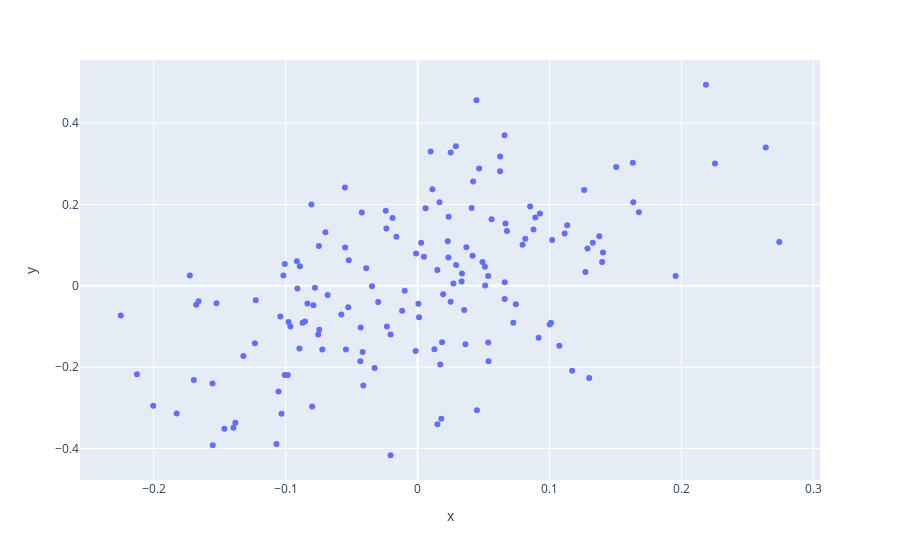

The notebook cell saved with this chart:
### Code cell
fig = px.scatter(x=reg1_fittedvalues,y=Y)
fig.show()

### Figure 1 — Plotly figure (JSON) as saved in the notebook; plotly's stock layout.template omitted (floating-point values rounded to 4 significant figures; data arrays with more than 128 entries replaced by an {"elided": "..."} marker saying what was removed)
{"data": [{"hoverlabel": {"namelength": 0}, "hovertemplate": "x=%{x}<br>y=%{y}", "legendgroup": "", "marker": {"color": "#636efa", "symbol": "circle"}, "mode": "markers", "name": "", "showlegend": false, "type": "scatter", "x": {"elided": "151 float values"}, "xaxis": "x", "y": {"elided": "151 float values"}, "yaxis": "y"}], "layout": {"legend": {"tracegroupgap": 0}, "margin": {"t": 60}, "xaxis": {"anchor": "y", "domain": [0, 1], "title": {"text": "x"}}, "yaxis": {"anchor": "x", "domain": [0, 1], "title": {"text": "y"}}}}
